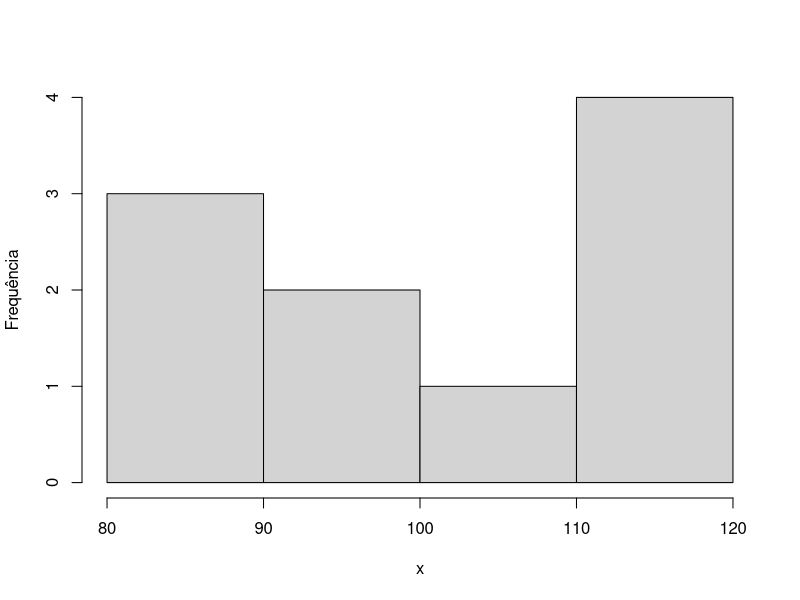

Generate this figure with R:
## ---- chunk 1
(x <- rnorm(10, 100, 15))
## ---- chunk 2
hist(x, main = "", ylab = "Frequência")
